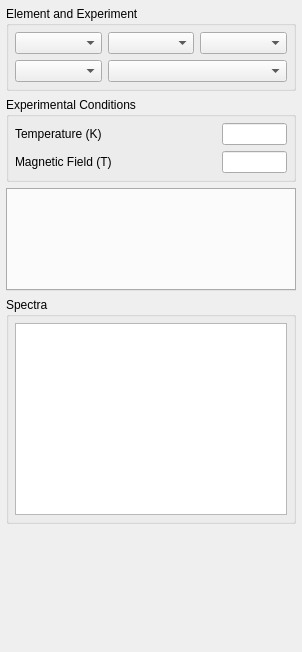
<?xml version="1.0" encoding="UTF-8"?>
<ui version="4.0">
 <class>generalPage</class>
 <widget class="QWidget" name="generalPage">
  <property name="geometry">
   <rect>
    <x>0</x>
    <y>0</y>
    <width>302</width>
    <height>652</height>
   </rect>
  </property>
  <property name="windowTitle">
   <string>Form</string>
  </property>
  <layout class="QVBoxLayout" name="verticalLayout_2">
   <property name="leftMargin">
    <number>6</number>
   </property>
   <property name="topMargin">
    <number>6</number>
   </property>
   <property name="rightMargin">
    <number>6</number>
   </property>
   <property name="bottomMargin">
    <number>6</number>
   </property>
   <item>
    <widget class="QGroupBox" name="elementAndExperimentGroupBox">
     <property name="minimumSize">
      <size>
       <width>240</width>
       <height>0</height>
      </size>
     </property>
     <property name="title">
      <string>Element and Experiment</string>
     </property>
     <layout class="QGridLayout" name="elementAndExperimentLayout">
      <property name="leftMargin">
       <number>6</number>
      </property>
      <property name="topMargin">
       <number>6</number>
      </property>
      <property name="rightMargin">
       <number>6</number>
      </property>
      <property name="bottomMargin">
       <number>6</number>
      </property>
      <property name="horizontalSpacing">
       <number>6</number>
      </property>
      <item row="0" column="2">
       <widget class="ComboBox" name="symmetryComboBox">
        <property name="sizePolicy">
         <sizepolicy hsizetype="Ignored" vsizetype="Fixed">
          <horstretch>0</horstretch>
          <verstretch>0</verstretch>
         </sizepolicy>
        </property>
        <property name="toolTip">
         <string>Symmetry</string>
        </property>
       </widget>
      </item>
      <item row="0" column="0">
       <widget class="ComboBox" name="symbolComboBox">
        <property name="sizePolicy">
         <sizepolicy hsizetype="Ignored" vsizetype="Fixed">
          <horstretch>0</horstretch>
          <verstretch>0</verstretch>
         </sizepolicy>
        </property>
        <property name="toolTip">
         <string>Element</string>
        </property>
       </widget>
      </item>
      <item row="0" column="1">
       <widget class="ComboBox" name="chargeComboBox">
        <property name="sizePolicy">
         <sizepolicy hsizetype="Ignored" vsizetype="Fixed">
          <horstretch>0</horstretch>
          <verstretch>0</verstretch>
         </sizepolicy>
        </property>
        <property name="toolTip">
         <string>Charge</string>
        </property>
       </widget>
      </item>
      <item row="1" column="0">
       <widget class="ComboBox" name="experimentComboBox">
        <property name="sizePolicy">
         <sizepolicy hsizetype="Ignored" vsizetype="Fixed">
          <horstretch>0</horstretch>
          <verstretch>0</verstretch>
         </sizepolicy>
        </property>
        <property name="toolTip">
         <string>Experiment</string>
        </property>
       </widget>
      </item>
      <item row="1" column="1" colspan="2">
       <widget class="ComboBox" name="edgeComboBox">
        <property name="toolTip">
         <string>Edge</string>
        </property>
       </widget>
      </item>
     </layout>
    </widget>
   </item>
   <item>
    <widget class="QGroupBox" name="experimentalGroupBox">
     <property name="title">
      <string>Experimental Conditions</string>
     </property>
     <layout class="QVBoxLayout" name="experimentalConditionsLayout">
      <property name="leftMargin">
       <number>6</number>
      </property>
      <property name="topMargin">
       <number>6</number>
      </property>
      <property name="rightMargin">
       <number>6</number>
      </property>
      <property name="bottomMargin">
       <number>6</number>
      </property>
      <item>
       <layout class="QGridLayout" name="experimentalGridLayout">
        <property name="spacing">
         <number>6</number>
        </property>
        <item row="2" column="0">
         <widget class="QLabel" name="magneticFieldLabel">
          <property name="text">
           <string>Magnetic Field (T)</string>
          </property>
         </widget>
        </item>
        <item row="0" column="0">
         <widget class="QLabel" name="temperatureLabel">
          <property name="sizePolicy">
           <sizepolicy hsizetype="Preferred" vsizetype="Preferred">
            <horstretch>0</horstretch>
            <verstretch>0</verstretch>
           </sizepolicy>
          </property>
          <property name="text">
           <string>Temperature (K)</string>
          </property>
         </widget>
        </item>
        <item row="2" column="1" alignment="Qt::AlignRight">
         <widget class="DoubleLineEdit" name="magneticFieldLineEdit">
          <property name="sizePolicy">
           <sizepolicy hsizetype="Preferred" vsizetype="Fixed">
            <horstretch>0</horstretch>
            <verstretch>0</verstretch>
           </sizepolicy>
          </property>
          <property name="maximumSize">
           <size>
            <width>65</width>
            <height>16777215</height>
           </size>
          </property>
          <property name="alignment">
           <set>Qt::AlignRight|Qt::AlignTrailing|Qt::AlignVCenter</set>
          </property>
         </widget>
        </item>
        <item row="0" column="1" alignment="Qt::AlignRight">
         <widget class="DoubleLineEdit" name="temperatureLineEdit">
          <property name="sizePolicy">
           <sizepolicy hsizetype="Preferred" vsizetype="Fixed">
            <horstretch>0</horstretch>
            <verstretch>0</verstretch>
           </sizepolicy>
          </property>
          <property name="maximumSize">
           <size>
            <width>65</width>
            <height>16777215</height>
           </size>
          </property>
          <property name="alignment">
           <set>Qt::AlignRight|Qt::AlignTrailing|Qt::AlignVCenter</set>
          </property>
         </widget>
        </item>
       </layout>
      </item>
     </layout>
    </widget>
   </item>
   <item>
    <widget class="QTabWidget" name="axesTabWidget">
     <property name="focusPolicy">
      <enum>Qt::NoFocus</enum>
     </property>
     <property name="movable">
      <bool>true</bool>
     </property>
    </widget>
   </item>
   <item>
    <widget class="QGroupBox" name="spectraGroupBox">
     <property name="title">
      <string>Spectra</string>
     </property>
     <layout class="QVBoxLayout" name="verticalLayout">
      <property name="leftMargin">
       <number>6</number>
      </property>
      <property name="topMargin">
       <number>6</number>
      </property>
      <property name="rightMargin">
       <number>6</number>
      </property>
      <property name="bottomMargin">
       <number>6</number>
      </property>
      <item>
       <widget class="TreeView" name="spectraView"/>
      </item>
     </layout>
    </widget>
   </item>
   <item>
    <spacer name="spacer">
     <property name="orientation">
      <enum>Qt::Vertical</enum>
     </property>
     <property name="sizeHint" stdset="0">
      <size>
       <width>275</width>
       <height>122</height>
      </size>
     </property>
    </spacer>
   </item>
  </layout>
 </widget>
 <customwidgets>
  <customwidget>
   <class>DoubleLineEdit</class>
   <extends>QLineEdit</extends>
   <header>crispy.widgets</header>
  </customwidget>
  <customwidget>
   <class>TreeView</class>
   <extends>QTreeView</extends>
   <header>crispy.views</header>
  </customwidget>
  <customwidget>
   <class>ComboBox</class>
   <extends>QComboBox</extends>
   <header>crispy.widgets</header>
  </customwidget>
 </customwidgets>
 <resources/>
 <connections/>
</ui>
